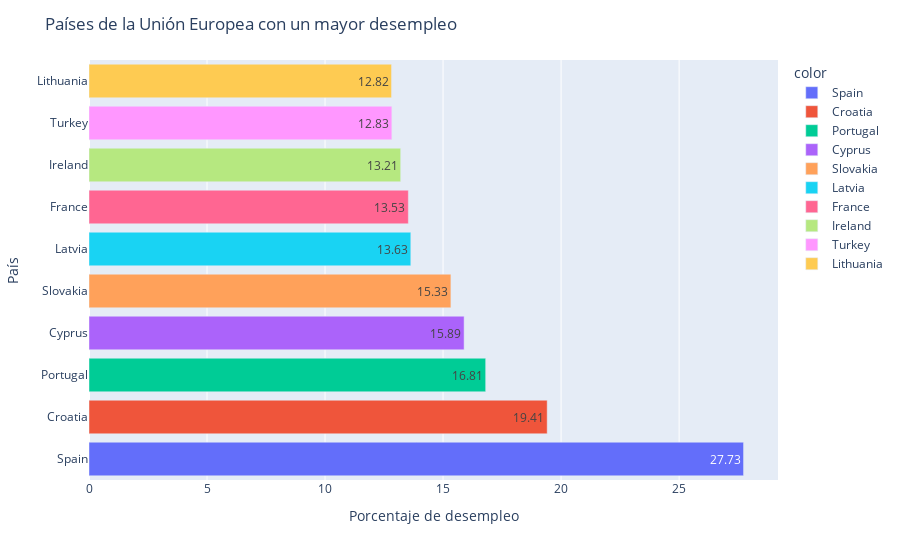

The notebook cell saved with this chart:
### Code cell
fig = px.bar(y=df_most["country"], x=df_most["Value"], 
             color=df_most["country"], text=round(df_most["Value"], 2))
fig.update_layout(title="Países de la Unión Europea con un mayor desempleo",
                  xaxis_title="Porcentaje de desempleo",
                  yaxis_title="País")
fig.write_html("img3.html")
fig.show()

### Figure 1 — Plotly figure (JSON) as saved in the notebook; plotly's stock layout.template omitted (floating-point values rounded to 4 significant figures)
{"data": [{"alignmentgroup": "True", "hovertemplate": "color=Spain<br>x=%{x}<br>y=%{y}<br>text=%{text}<extra></extra>", "legendgroup": "Spain", "marker": {"color": "#636efa"}, "name": "Spain", "offsetgroup": "Spain", "orientation": "h", "showlegend": true, "text": [27.73], "textposition": "auto", "type": "bar", "x": [27.73], "xaxis": "x", "y": ["Spain"], "yaxis": "y"}, {"alignmentgroup": "True", "hovertemplate": "color=Croatia<br>x=%{x}<br>y=%{y}<br>text=%{text}<extra></extra>", "legendgroup": "Croatia", "marker": {"color": "#EF553B"}, "name": "Croatia", "offsetgroup": "Croatia", "orientation": "h", "showlegend": true, "text": [19.41], "textposition": "auto", "type": "bar", "x": [19.41], "xaxis": "x", "y": ["Croatia"], "yaxis": "y"}, {"alignmentgroup": "True", "hovertemplate": "color=Portugal<br>x=%{x}<br>y=%{y}<br>text=%{text}<extra></extra>", "legendgroup": "Portugal", "marker": {"color": "#00cc96"}, "name": "Portugal", "offsetgroup": "Portugal", "orientation": "h", "showlegend": true, "text": [16.81], "textposition": "auto", "type": "bar", "x": [16.81], "xaxis": "x", "y": ["Portugal"], "yaxis": "y"}, {"alignmentgroup": "True", "hovertemplate": "color=Cyprus<br>x=%{x}<br>y=%{y}<br>text=%{text}<extra></extra>", "legendgroup": "Cyprus", "marker": {"color": "#ab63fa"}, "name": "Cyprus", "offsetgroup": "Cyprus", "orientation": "h", "showlegend": true, "text": [15.89], "textposition": "auto", "type": "bar", "x": [15.89], "xaxis": "x", "y": ["Cyprus"], "yaxis": "y"}, {"alignmentgroup": "True", "hovertemplate": "color=Slovakia<br>x=%{x}<br>y=%{y}<br>text=%{text}<extra></extra>", "legendgroup": "Slovakia", "marker": {"color": "#FFA15A"}, "name": "Slovakia", "offsetgroup": "Slovakia", "orientation": "h", "showlegend": true, "text": [15.33], "textposition": "auto", "type": "bar", "x": [15.33], "xaxis": "x", "y": ["Slovakia"], "yaxis": "y"}, {"alignmentgroup": "True", "hovertemplate": "color=Latvia<br>x=%{x}<br>y=%{y}<br>text=%{text}<extra></extra>", "legendgroup": "Latvia", "marker": {"color": "#19d3f3"}, "name": "Latvia", "offsetgroup": "Latvia", "orientation": "h", "showlegend": true, "text": [13.63], "textposition": "auto", "type": "bar", "x": [13.63], "xaxis": "x", "y": ["Latvia"], "yaxis": "y"}, {"alignmentgroup": "True", "hovertemplate": "color=France<br>x=%{x}<br>y=%{y}<br>text=%{text}<extra></extra>", "legendgroup": "France", "marker": {"color": "#FF6692"}, "name": "France", "offsetgroup": "France", "orientation": "h", "showlegend": true, "text": [13.53], "textposition": "auto", "type": "bar", "x": [13.53], "xaxis": "x", "y": ["France"], "yaxis": "y"}, {"alignmentgroup": "True", "hovertemplate": "color=Ireland<br>x=%{x}<br>y=%{y}<br>text=%{text}<extra></extra>", "legendgroup": "Ireland", "marker": {"color": "#B6E880"}, "name": "Ireland", "offsetgroup": "Ireland", "orientation": "h", "showlegend": true, "text": [13.21], "textposition": "auto", "type": "bar", "x": [13.21], "xaxis": "x", "y": ["Ireland"], "yaxis": "y"}, {"alignmentgroup": "True", "hovertemplate": "color=Turkey<br>x=%{x}<br>y=%{y}<br>text=%{text}<extra></extra>", "legendgroup": "Turkey", "marker": {"color": "#FF97FF"}, "name": "Turkey", "offsetgroup": "Turkey", "orientation": "h", "showlegend": true, "text": [12.83], "textposition": "auto", "type": "bar", "x": [12.83], "xaxis": "x", "y": ["Turkey"], "yaxis": "y"}, {"alignmentgroup": "True", "hovertemplate": "color=Lithuania<br>x=%{x}<br>y=%{y}<br>text=%{text}<extra></extra>", "legendgroup": "Lithuania", "marker": {"color": "#FECB52"}, "name": "Lithuania", "offsetgroup": "Lithuania", "orientation": "h", "showlegend": true, "text": [12.82], "textposition": "auto", "type": "bar", "x": [12.82], "xaxis": "x", "y": ["Lithuania"], "yaxis": "y"}], "layout": {"barmode": "relative", "legend": {"title": {"text": "color"}, "tracegroupgap": 0}, "margin": {"t": 60}, "title": {"text": "Países de la Unión Europea con un mayor desempleo"}, "xaxis": {"anchor": "y", "domain": [0, 1], "title": {"text": "Porcentaje de desempleo"}}, "yaxis": {"anchor": "x", "domain": [0, 1], "title": {"text": "País"}}}}
